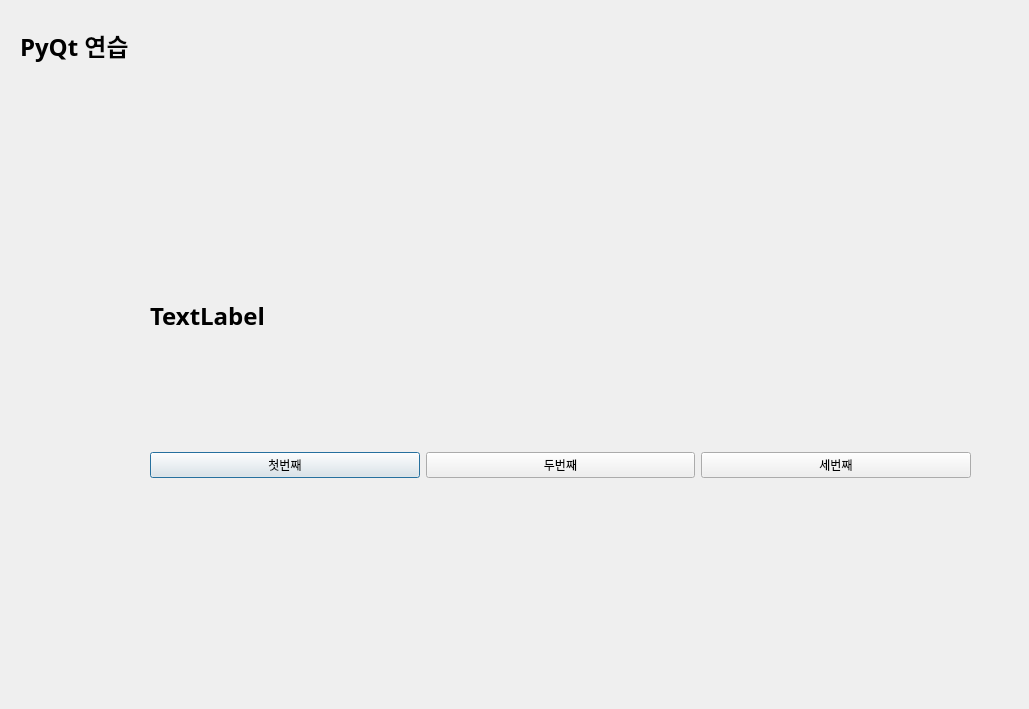
<?xml version="1.0" encoding="UTF-8"?>
<ui version="4.0">
 <class>Dialog</class>
 <widget class="QDialog" name="Dialog">
  <property name="geometry">
   <rect>
    <x>0</x>
    <y>0</y>
    <width>1029</width>
    <height>709</height>
   </rect>
  </property>
  <property name="windowTitle">
   <string>Dialog</string>
  </property>
  <widget class="QLabel" name="label">
   <property name="geometry">
    <rect>
     <x>20</x>
     <y>10</y>
     <width>151</width>
     <height>71</height>
    </rect>
   </property>
   <property name="font">
    <font>
     <family>맑은 고딕</family>
     <pointsize>18</pointsize>
     <weight>75</weight>
     <bold>true</bold>
    </font>
   </property>
   <property name="text">
    <string>PyQt 연습</string>
   </property>
  </widget>
  <widget class="QWidget" name="horizontalLayoutWidget">
   <property name="geometry">
    <rect>
     <x>150</x>
     <y>370</y>
     <width>821</width>
     <height>191</height>
    </rect>
   </property>
   <layout class="QHBoxLayout" name="horizontalLayout">
    <item>
     <widget class="QPushButton" name="pushButton">
      <property name="text">
       <string>첫번째</string>
      </property>
     </widget>
    </item>
    <item>
     <widget class="QPushButton" name="pushButton_2">
      <property name="text">
       <string>두번째</string>
      </property>
     </widget>
    </item>
    <item>
     <widget class="QPushButton" name="pushButton_3">
      <property name="text">
       <string>세번째</string>
      </property>
     </widget>
    </item>
   </layout>
  </widget>
  <widget class="QLabel" name="label_2">
   <property name="geometry">
    <rect>
     <x>150</x>
     <y>280</y>
     <width>811</width>
     <height>71</height>
    </rect>
   </property>
   <property name="font">
    <font>
     <family>맑은 고딕</family>
     <pointsize>18</pointsize>
     <weight>75</weight>
     <bold>true</bold>
    </font>
   </property>
   <property name="text">
    <string>TextLabel</string>
   </property>
  </widget>
 </widget>
 <resources/>
 <connections>
  <connection>
   <sender>pushButton</sender>
   <signal>clicked()</signal>
   <receiver>Dialog</receiver>
   <slot>firstClick()</slot>
   <hints>
    <hint type="sourcelabel">
     <x>252</x>
     <y>464</y>
    </hint>
    <hint type="destinationlabel">
     <x>330</x>
     <y>547</y>
    </hint>
   </hints>
  </connection>
  <connection>
   <sender>pushButton_2</sender>
   <signal>clicked()</signal>
   <receiver>Dialog</receiver>
   <slot>secondClick()</slot>
   <hints>
    <hint type="sourcelabel">
     <x>524</x>
     <y>469</y>
    </hint>
    <hint type="destinationlabel">
     <x>604</x>
     <y>540</y>
    </hint>
   </hints>
  </connection>
  <connection>
   <sender>pushButton_3</sender>
   <signal>clicked()</signal>
   <receiver>Dialog</receiver>
   <slot>thirdClick()</slot>
   <hints>
    <hint type="sourcelabel">
     <x>828</x>
     <y>467</y>
    </hint>
    <hint type="destinationlabel">
     <x>897</x>
     <y>539</y>
    </hint>
   </hints>
  </connection>
 </connections>
 <slots>
  <slot>firstClick()</slot>
  <slot>secondClick()</slot>
  <slot>thirdClick()</slot>
 </slots>
</ui>
